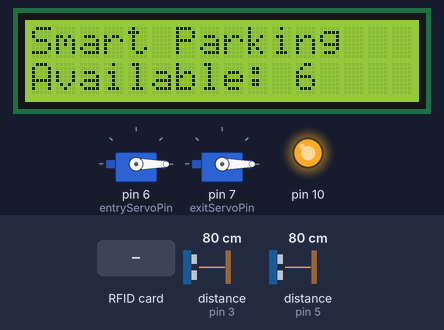
A sketch run on a simulated Arduino Uno, built with avr-gcc and run on an emulated ATmega328P. On the bench: 16×2 character LCD, 2 × servo, output pins drawn as LEDs (lit = HIGH). Wiring (inferred from the names in the program): 2 × ultrasonic range finder: trigger pin 2, echo pin 3 / trigger pin 4, echo pin 5. The test bench sets the inputs (shaded band); at power-on: distance to the obstacle (sensors on pin 3, pin 5) 80 cm. The echo pulse lasts 58.3 µs per cm; pins used as bus, display or sensor lines are not drawn; what the sketch prints to the serial monitor is not drawn.

Above: at 1.4 s.
1.5 s: RFID card 5E 7A 19 C4 held to the reader
At 1.9 s:
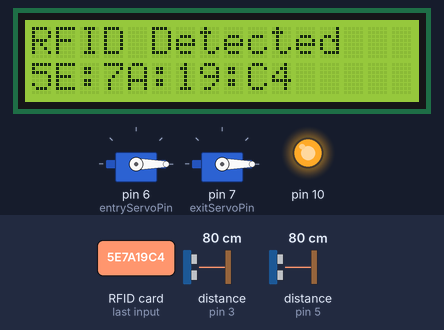
4.2 s: distance to the obstacle (sensor on pin 3) set to 18 cm
5.7 s: distance to the obstacle (sensor on pin 3) set to 13 cm
At 6.9 s:
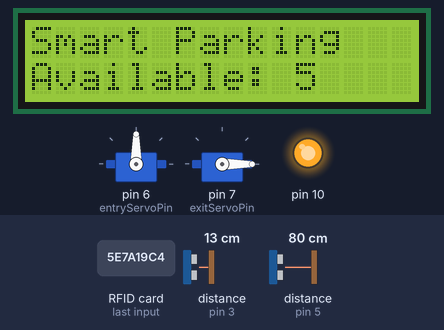
7.2 s: distance to the obstacle (sensor on pin 5) set to 17 cm
10.2 s: distance to the obstacle (sensor on pin 5) set to 13 cm
At 11.5 s:
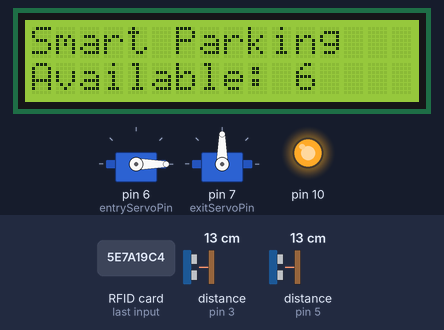
11.8 s: RFID card 5E 7A 19 C4 held to the reader
At 12.7 s:
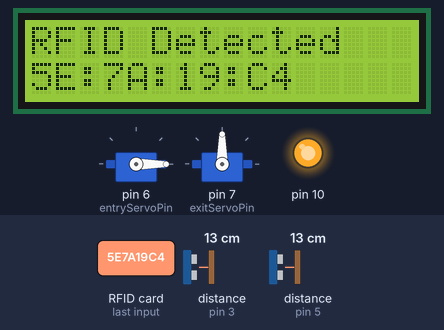
Timing chart, 0 to 14.8 s (numbered marks = the images above; inputs shaded):
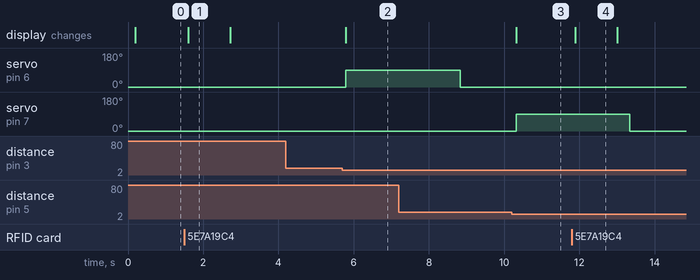

Measured:
- the behaviour switches between 16 and 15 cm on distance to the obstacle (sensor on pin 3) (found by bisection; images 1 and 2)
- the behaviour switches between 16 and 15 cm on distance to the obstacle (sensor on pin 5) (found by bisection; images 2 and 3)
- after the input at 1.5 s, the display: changes after 0.10 s (image 1)
- after the input at 4.2 s, every drawn part: stays the same
- after the input at 5.7 s, servo on pin 6 (entryServoPin): 0° → 90° after 0.09 s; the display: changes after 0.09 s (image 2)
- after the input at 10.2 s, servo on pin 7 (exitServoPin): 0° → 90° after 0.12 s; the display: changes after 0.12 s (image 3)
- after the input at 11.8 s, the display: changes after 0.09 s (image 4)
- what the display in image 1 shows lasts 1.1 s, from 1.6 s to 2.7 s

The sketch:

smartpark_arduino.ino
```cpp
#include <SPI.h>
#include <MFRC522.h>
#include <Wire.h>
#include <LiquidCrystal_I2C.h>
#include <Servo.h>

// ============== RFID RC522 ==============
#define RFID_SS_PIN  8
#define RFID_RST_PIN 9

MFRC522 rfid(RFID_SS_PIN, RFID_RST_PIN);

// ============== LCD =====================
LiquidCrystal_I2C lcd(0x27, 16, 2);

// ============== SERVOS ==================
Servo entryServo;
Servo exitServo;

const int entryServoPin = 6;
const int exitServoPin  = 7;

// ============== ENTRY ULTRASONIC =========
const int entryTrigPin = 2;
const int entryEchoPin = 3;

// ============== EXIT ULTRASONIC ==========
const int exitTrigPin = 4;
const int exitEchoPin = 5;

// ============== PARKING ==================
const int MAX_SLOTS = 6; // Matches the 6 slots in the SmartPark Dashboard
int availableSlots = MAX_SLOTS;

const int DETECTION_DISTANCE = 15; // Distance in cm to trigger gates

// ============== GATE TIMING ==============
const unsigned long GATE_OPEN_TIME = 3000;

bool entryGateOpen = false;
bool exitGateOpen = false;

unsigned long entryGateTime = 0;
unsigned long exitGateTime = 0;

// Prevent repeated counting while a vehicle remains detected
bool entryDetected = false;
bool exitDetected = false;

String lastScannedUID = "";
unsigned long lastTelemetryTime = 0;

// ============== SEND JSON TO WEB BRIDGE ==
void sendWebEvent(String eventType, String uid, float entryDist, float exitDist) {
  Serial.print("{\"type\":\"");
  Serial.print(eventType);
  Serial.print("\",\"uid\":\"");
  Serial.print(uid);
  Serial.print("\",\"entryDistance\":");
  Serial.print(entryDist, 1);
  Serial.print(",\"exitDistance\":");
  Serial.print(exitDist, 1);
  Serial.print(",\"entryGateOpen\":");
  Serial.print(entryGateOpen ? "true" : "false");
  Serial.print(",\"exitGateOpen\":");
  Serial.print(exitGateOpen ? "true" : "false");
  Serial.print(",\"availableSlots\":");
  Serial.print(availableSlots);
  Serial.print(",\"maxSlots\":");
  Serial.print(MAX_SLOTS);
  Serial.println("}");
}

// ============== ULTRASONIC FUNCTION ======
float getDistance(int trigPin, int echoPin) {
  digitalWrite(trigPin, LOW);
  delayMicroseconds(2);

  digitalWrite(trigPin, HIGH);
  delayMicroseconds(10);

  digitalWrite(trigPin, LOW);

  long duration = pulseIn(echoPin, HIGH, 25000);

  if (duration == 0) {
    return 999;
  }

  return duration * 0.0343 / 2;
}

// ============== LCD UPDATE ===============
void updateLCD() {
  lcd.setCursor(0, 0);
  lcd.print("Smart Parking   ");

  lcd.setCursor(0, 1);
  lcd.print("Available: ");
  lcd.print(availableSlots);
  lcd.print("   ");
}

// ============== SETUP ====================
void setup() {
  Serial.begin(9600);

  // Keep Nano in SPI master mode
  pinMode(10, OUTPUT);
  digitalWrite(10, HIGH);

  // RFID
  SPI.begin();
  rfid.PCD_Init();
  delay(50);

  // LCD
  lcd.init();
  lcd.backlight();

  // Ultrasonic sensors
  pinMode(entryTrigPin, OUTPUT);
  pinMode(entryEchoPin, INPUT);

  pinMode(exitTrigPin, OUTPUT);
  pinMode(exitEchoPin, INPUT);

  // Servos
  entryServo.attach(entryServoPin);
  exitServo.attach(exitServoPin);

  // Initialize gates to closed position (0 degrees)
  entryServo.write(0);
  exitServo.write(0);

  updateLCD();
  sendWebEvent("INIT", "", 999, 999);
}

// ============== MAIN LOOP ================
void loop() {
  unsigned long currentTime = millis();

  float entryDistance = getDistance(entryTrigPin, entryEchoPin);
  float exitDistance  = getDistance(exitTrigPin, exitEchoPin);

  // ---------------------------------------
  // 1. RFID SCANNING
  // ---------------------------------------
  if (rfid.PICC_IsNewCardPresent() && rfid.PICC_ReadCardSerial()) {
    String uidStr = "";
    for (byte i = 0; i < rfid.uid.size; i++) {
      if (rfid.uid.uidByte[i] < 0x10) {
        uidStr += "0";
      }
      uidStr += String(rfid.uid.uidByte[i], HEX);
      if (i < rfid.uid.size - 1) {
        uidStr += ":";
      }
    }
    uidStr.toUpperCase();
    lastScannedUID = uidStr;

    lcd.clear();
    lcd.setCursor(0, 0);
    lcd.print("RFID Detected");
    lcd.setCursor(0, 1);
    lcd.print(uidStr);

    sendWebEvent("RFID", uidStr, entryDistance, exitDistance);

    delay(1000);
    updateLCD();

    rfid.PICC_HaltA();
    rfid.PCD_StopCrypto1();
  }

  // ---------------------------------------
  // 2. ENTRY GATE
  // ---------------------------------------
  if (entryDistance <= DETECTION_DISTANCE && !entryDetected) {
    entryDetected = true;

    if (availableSlots > 0) {
      availableSlots--;

      entryServo.write(90); // Open Entry Gate
      entryGateOpen = true;
      entryGateTime = currentTime;

      updateLCD();
      sendWebEvent("ENTRY", lastScannedUID, entryDistance, exitDistance);
      lastScannedUID = ""; // Clear after vehicle enters
    } else {
      lcd.clear();
      lcd.setCursor(0, 0);
      lcd.print("Parking Full");
      sendWebEvent("FULL", lastScannedUID, entryDistance, exitDistance);
      delay(1000);
      updateLCD();
    }
  }

  // Rearm entry detection after vehicle leaves
  if (entryDistance > 18) {
    entryDetected = false;
  }

  // Automatically close entry gate
  if (entryGateOpen && (currentTime - entryGateTime >= GATE_OPEN_TIME)) {
    entryServo.write(0); // Close Entry Gate
    entryGateOpen = false;
    updateLCD();
    sendWebEvent("GATE_CLOSE", "", entryDistance, exitDistance);
  }

  // ---------------------------------------
  // 3. EXIT GATE
  // ---------------------------------------
  if (exitDistance <= DETECTION_DISTANCE && !exitDetected) {
    exitDetected = true;

    if (availableSlots < MAX_SLOTS) {
      availableSlots++;

      exitServo.write(90); // Open Exit Gate
      exitGateOpen = true;
      exitGateTime = currentTime;

      updateLCD();
      sendWebEvent("EXIT", "", entryDistance, exitDistance);
    } else {
      sendWebEvent("EMPTY", "", entryDistance, exitDistance);
    }
  }

  // Rearm exit detection after vehicle leaves
  if (exitDistance > 18) {
    exitDetected = false;
  }

  // Automatically close exit gate
  if (exitGateOpen && (currentTime - exitGateTime >= GATE_OPEN_TIME)) {
    exitServo.write(0); // Close Exit Gate
    exitGateOpen = false;
    updateLCD();
    sendWebEvent("GATE_CLOSE", "", entryDistance, exitDistance);
  }

  // Periodic live telemetry heartbeat every 1 second
  if (currentTime - lastTelemetryTime >= 1000) {
    lastTelemetryTime = currentTime;
    sendWebEvent("TELEMETRY", lastScannedUID, entryDistance, exitDistance);
  }

  delay(50);
}
```
